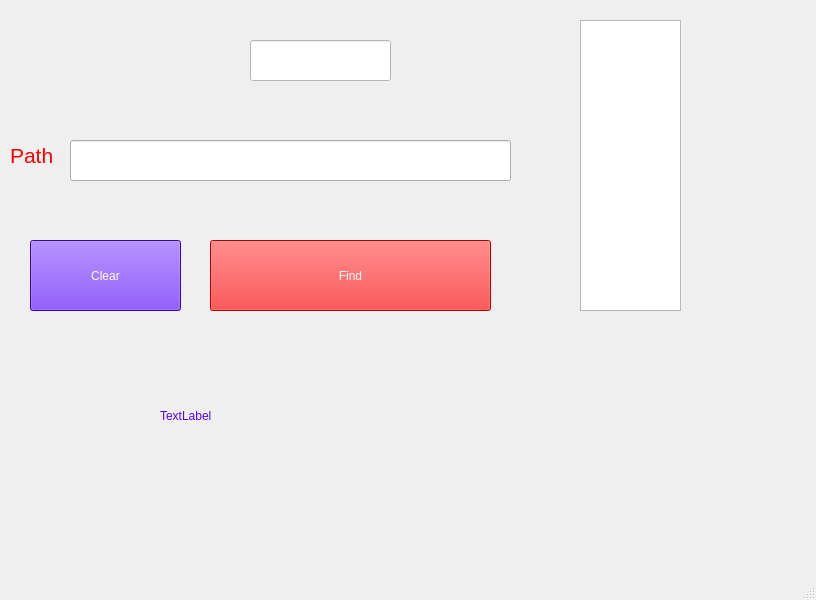
<?xml version="1.0" encoding="UTF-8"?>
<ui version="4.0">
 <class>MainWindow</class>
 <widget class="QMainWindow" name="MainWindow">
  <property name="geometry">
   <rect>
    <x>0</x>
    <y>0</y>
    <width>816</width>
    <height>600</height>
   </rect>
  </property>
  <property name="windowTitle">
   <string>MainWindow</string>
  </property>
  <widget class="QWidget" name="centralwidget">
   <widget class="QLineEdit" name="lineEdit_path">
    <property name="geometry">
     <rect>
      <x>70</x>
      <y>140</y>
      <width>441</width>
      <height>41</height>
     </rect>
    </property>
    <property name="font">
     <font>
      <family>Segoe UI</family>
      <pointsize>14</pointsize>
      <italic>false</italic>
      <bold>false</bold>
     </font>
    </property>
    <property name="styleSheet">
     <string notr="true">font: 14pt &quot;Segoe UI&quot;;</string>
    </property>
    <property name="text">
     <string/>
    </property>
   </widget>
   <widget class="QLabel" name="label">
    <property name="geometry">
     <rect>
      <x>10</x>
      <y>140</y>
      <width>51</width>
      <height>31</height>
     </rect>
    </property>
    <property name="font">
     <font>
      <pointsize>16</pointsize>
     </font>
    </property>
    <property name="styleSheet">
     <string notr="true">color: rgb(255, 0, 0);</string>
    </property>
    <property name="text">
     <string>Path :</string>
    </property>
   </widget>
   <widget class="QPushButton" name="pushButton_find">
    <property name="geometry">
     <rect>
      <x>210</x>
      <y>240</y>
      <width>281</width>
      <height>71</height>
     </rect>
    </property>
    <property name="styleSheet">
     <string notr="true">background-color: rgb(255, 0, 0);
font: 16pt &quot;Segoe UI&quot;;
color: rgb(255, 255, 255);</string>
    </property>
    <property name="text">
     <string>Find</string>
    </property>
   </widget>
   <widget class="QLabel" name="label_found">
    <property name="geometry">
     <rect>
      <x>160</x>
      <y>380</y>
      <width>161</width>
      <height>71</height>
     </rect>
    </property>
    <property name="styleSheet">
     <string notr="true">color: rgb(85, 0, 255);
font: 24pt &quot;Segoe UI&quot;;</string>
    </property>
    <property name="text">
     <string>TextLabel</string>
    </property>
   </widget>
   <widget class="QLineEdit" name="lineEdit">
    <property name="geometry">
     <rect>
      <x>250</x>
      <y>40</y>
      <width>141</width>
      <height>41</height>
     </rect>
    </property>
    <property name="font">
     <font>
      <family>Segoe UI</family>
      <pointsize>26</pointsize>
      <italic>false</italic>
      <bold>false</bold>
     </font>
    </property>
    <property name="styleSheet">
     <string notr="true">font: 26pt &quot;Segoe UI&quot;;
color: rgb(0, 0, 0);
background-color: rgb(255, 255, 255);</string>
    </property>
    <property name="text">
     <string/>
    </property>
    <property name="alignment">
     <set>Qt::AlignCenter</set>
    </property>
   </widget>
   <widget class="QPushButton" name="pushButton_clear">
    <property name="geometry">
     <rect>
      <x>30</x>
      <y>240</y>
      <width>151</width>
      <height>71</height>
     </rect>
    </property>
    <property name="styleSheet">
     <string notr="true">background-color: rgb(85, 0, 255);
font: 16pt &quot;Segoe UI&quot;;
color: rgb(255, 255, 255);</string>
    </property>
    <property name="text">
     <string>Clear</string>
    </property>
   </widget>
   <widget class="QListWidget" name="listWidget_result">
    <property name="geometry">
     <rect>
      <x>580</x>
      <y>20</y>
      <width>101</width>
      <height>291</height>
     </rect>
    </property>
    <property name="font">
     <font>
      <pointsize>16</pointsize>
     </font>
    </property>
   </widget>
  </widget>
  <widget class="QMenuBar" name="menubar">
   <property name="geometry">
    <rect>
     <x>0</x>
     <y>0</y>
     <width>816</width>
     <height>21</height>
    </rect>
   </property>
  </widget>
  <widget class="QStatusBar" name="statusbar"/>
 </widget>
 <resources/>
 <connections/>
</ui>
